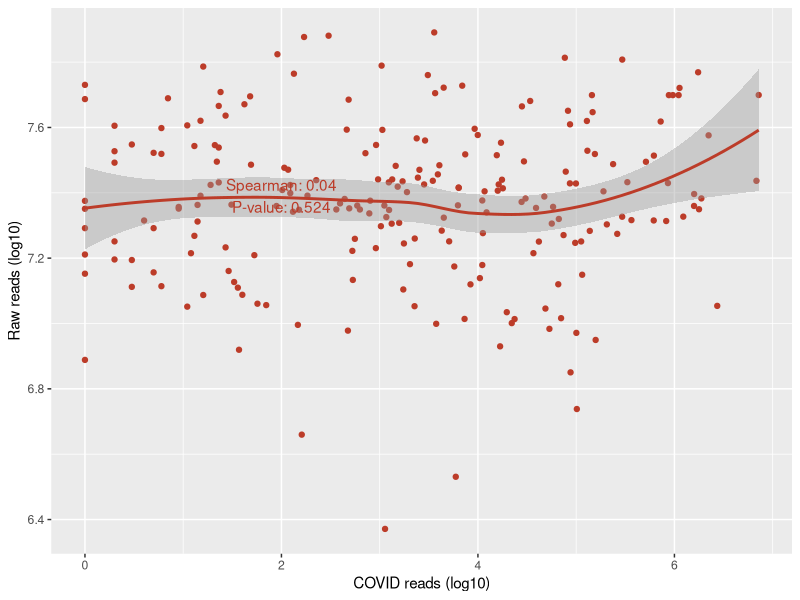
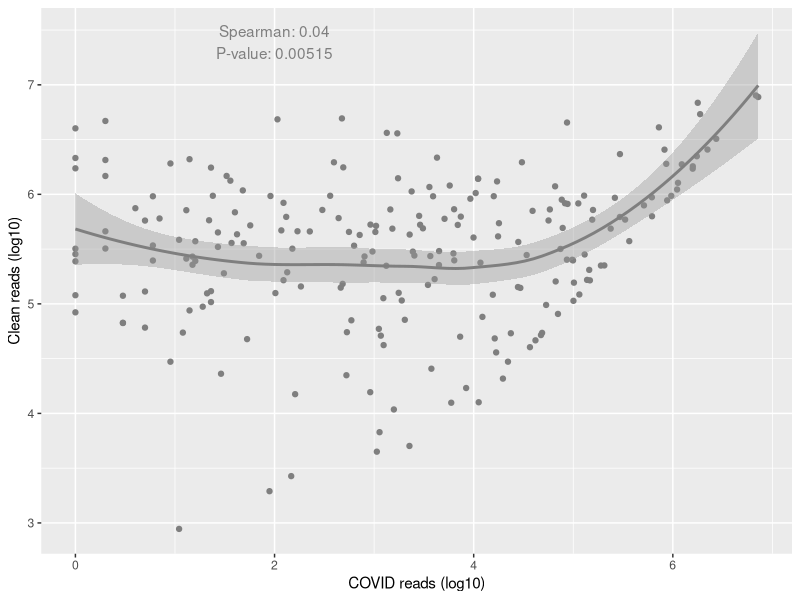

R code for these plots, in order: (Note: this script raises an error after producing the figures.)
library(ggplot2)
library(dplyr)
 library(patchwork)
df = read.table("table.txt",head=T)
df$sampleType = "COVID"
	 spearman_raw <- cor.test(log10(df$gatk_Reads), log10(df$raw), method = "spearman")
	 spearman_clean <- cor.test(log10(df$gatk_Reads), log10(df$clean), method = "spearman")
	 p1 <- ggplot(df, aes(x = log10(gatk_Reads), y = log10(raw))) +
	   geom_point(color = "#BC3C29FF") +
	   geom_smooth(method = "loess", color = "#BC3C29FF") +
	   labs(
	        x = "COVID reads (log10)",
	        y = "Raw reads (log10)") + annotate("text", x = 2, y = max(log10(df$raw), na.rm = TRUE) - 0.5, label= paste0("Spearman: ", round(spearman_raw$estimate, 2), "\nP-value: ", format(spearman_raw$p.value, digits = 3)), color = "#BC3C29FF")
	 p2 <- ggplot(df, aes(x = log10(gatk_Reads), y = log10(clean))) +
	   geom_point(color = "grey50") +
	   geom_smooth(method = "loess", color = "grey50") +
	   labs(
			x = "COVID reads (log10)",
			y = "Clean reads (log10)") +
annotate("text", x = 2, y = max(log10(df$raw), na.rm = TRUE) - 0.5, label= paste0("Spearman: ", round(spearman_raw$estimate, 2), "\nP-value: ", format(spearman_clean$p.value, digits = 3)), color = "grey50")

df$L_gatk_reads = log10(df$gatk_Reads)
 df$sampleType=factor(df$sampleType,levels=c("BALF","sputum","nasopharyngeal","Lung"))
#sample  fragment_num    mapped_fragment_num     mapped_ref_bases        BreakPoint      cov     snp     indel   signal_ratio    gatk_length     gatk_cov        gatk_Depth      gatk_Segments   gatk_Reads      sampleType      raw     clean
p = ggboxplot(df,"sampleType","L_gatk_reads",add="jitter",xlab="")
p.1 = ggboxplot(df,"sampleType","cov",add="jitter",xlab="")
p.2 = ggboxplot(df,"sampleType","gatk_cov",add="jitter",xlab="")
p.3 = ggboxplot(df,"sampleType","signal_ratio",add="jitter",xlab="")
p12 = ggarrange(p1,p2,nrow=1,ncol=2)
p0123 = ggarrange(p,p.1,p.2,p.3,nrow=1,ncol=4)
pf = ggarrange(p0123,p12,nrow=2,ncol=1)
